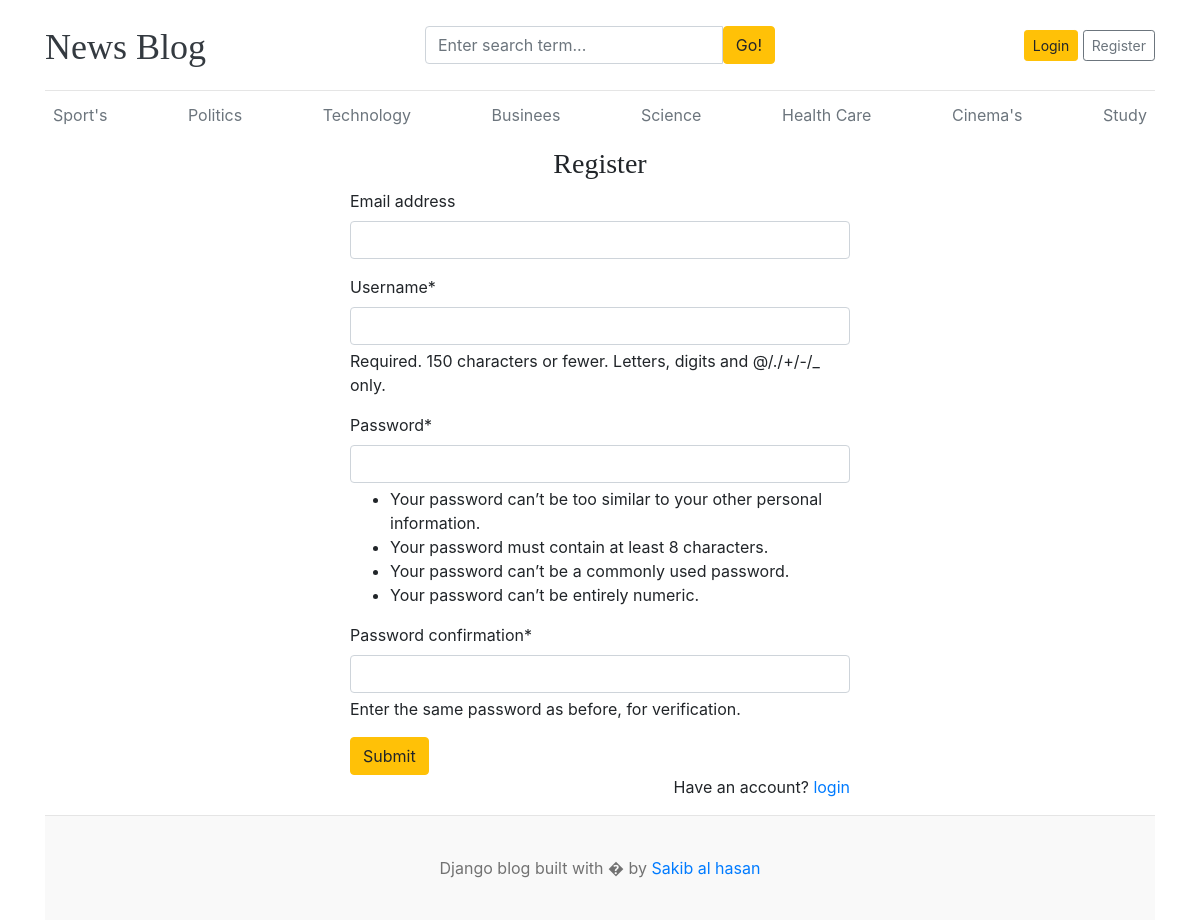
Screenshot of /register/ with the database file from the repository.
### blogs/models.py (models this page shows, shortened)
class Category(models.Model):
    category_name = models.CharField(max_length=100, unique=True)
    created_at = models.DateTimeField(auto_now_add=True)
    updated_at = models.DateTimeField(auto_now=True)
    class Meta:
        verbose_name = 'Category'
        verbose_name_plural = 'Categories'

### project_main/views.py (the view)
# urls.py: path('register/', views.register, name='register'),
def register(request):
    if request.method == 'POST':
        forms = RegistrationForm(request.POST)
        if forms.is_valid():
            forms.save()
            return redirect('register')
        else:
            print(forms.errors)
    else:
        forms = RegistrationForm()
    context = {
        'forms': forms,
    }
    return render(request, 'register.html', context)

### project_main/forms.py
class RegistrationForm(UserCreationForm):
    class Meta:
        model = User
        fields = ('email', 'username', 'password1', 'password2')

### blogs/context_processors.py (called while the page is built)
def get_categories(request):
    categories = Category.objects.all()
    return dict(categories=categories)

def get_social_link(request):
    social_links = SocialLink.objects.all()
    return dict(social_links=social_links)

### templates/register.html (shortened to what this page needs)
{% extends "base.html" %}
{% block content %}
{% load crispy_forms_tags %}
<h3 class="text-center">Register</h3>
<form action="{% url 'register' %}" method="POST" style="width: 500px; margin: auto;">
    {{ forms | crispy }}
    <button class="btn btn-warning" type="submit">Submit</button>
    <p class="text-right">Have an account? <span><a href="{% url 'login' %}">login</a></span></p>
</form>
{% endblock content %}

### templates/base.html (shortened to what this page needs)
{% load static %}
<!DOCTYPE html>
<html lang="en">
<head>
    <link href="https://getbootstrap.com/docs/4.0/dist/css/bootstrap.min.css" rel="stylesheet">
    <link href="{% static 'css/blog.css' %}" rel="stylesheet">
    <link rel="stylesheet" href="https://cdnjs.cloudflare.com/ajax/libs/font-awesome/4.7.0/css/font-awesome.min.css">
</head>
<body>
    <div class="container">
        <header class="blog-header py-3">
            <div class="row flex-nowrap justify-content-between align-items-center">
                <div class="col-4 pt-1">
                    <a class="blog-header-logo text-dark" href="/">News Blog</a>
                </div>
                <div class="col-4">
                    <form action="{% url 'search' %}" method="GET">
                        <div class="input-group">
                            <input class="form-control" name="keyword" value="{{ keyword }}" type="text" placeholder="Enter search term..." aria-label="Enter search term..." aria-describedby="button-search" />
                            <button class="btn btn-warning" id="button-search" type="submit">Go!</button>
                        </div>
                    </form>
                </div>
                <div class="col-4 d-flex justify-content-end align-items-center">
                    {% if not user.is_authenticated %}
                    <a class="btn btn-sm btn-warning" href="{% url 'login' %}">Login</a> &nbsp;
                    <a class="btn btn-sm btn-outline-secondary" href="{% url 'register' %}">Register</a>
                    {% else %}
                    <span><a href="{% url 'dashboard' %}">Dashboard</a></span>
                    &emsp;
                    <span><a href="{% url 'logout' %}">Logout</a></span>
                    {% endif %}
                </div>
            </div>
        </header>
        <div class="nav-scroller py-1 mb-2">
            <nav class="nav d-flex justify-content-between">
                {% for category in categories %}
                <a class="p-2 text-muted" href="{% url 'posts_by_category' category.id %}">{{ category.category_name }}</a>
                {% endfor %}
            </nav>
        </div>
        {% block content %}
        {% endblock content %}
        <footer class="blog-footer">
            <p>Django blog built with � by <a href="#">Sakib al hasan</a></p>
        </footer>
</body>
</html>

### project_main/static/css/blog.css (style rules this page uses)
.blog-header { border-bottom: 1px solid #e5e5e5; }
.blog-header-logo { font-family: "Playfair Display", Georgia, "Times New Roman", serif; font-size: 2.25rem; }
h1, h2, h3, h4, h5, h6 { font-family: "Playfair Display", Georgia, "Times New Roman", serif; }
.blog-footer { padding: 2.5rem 0; color: #727272; text-align: center; background-color: #f9f9f9; border-top: .05rem solid #e5e5e5; }
.blog-footer p:last-child { margin-bottom: 0; }

### rows the page displays
Category: category_name "Sport's"
Category: category_name "Politics"
Category: category_name "Technology"
Category: category_name "Businees"
Category: category_name "Science"
Category: category_name "Health Care"
Category: category_name "Cinema's"
Category: category_name "Study"
